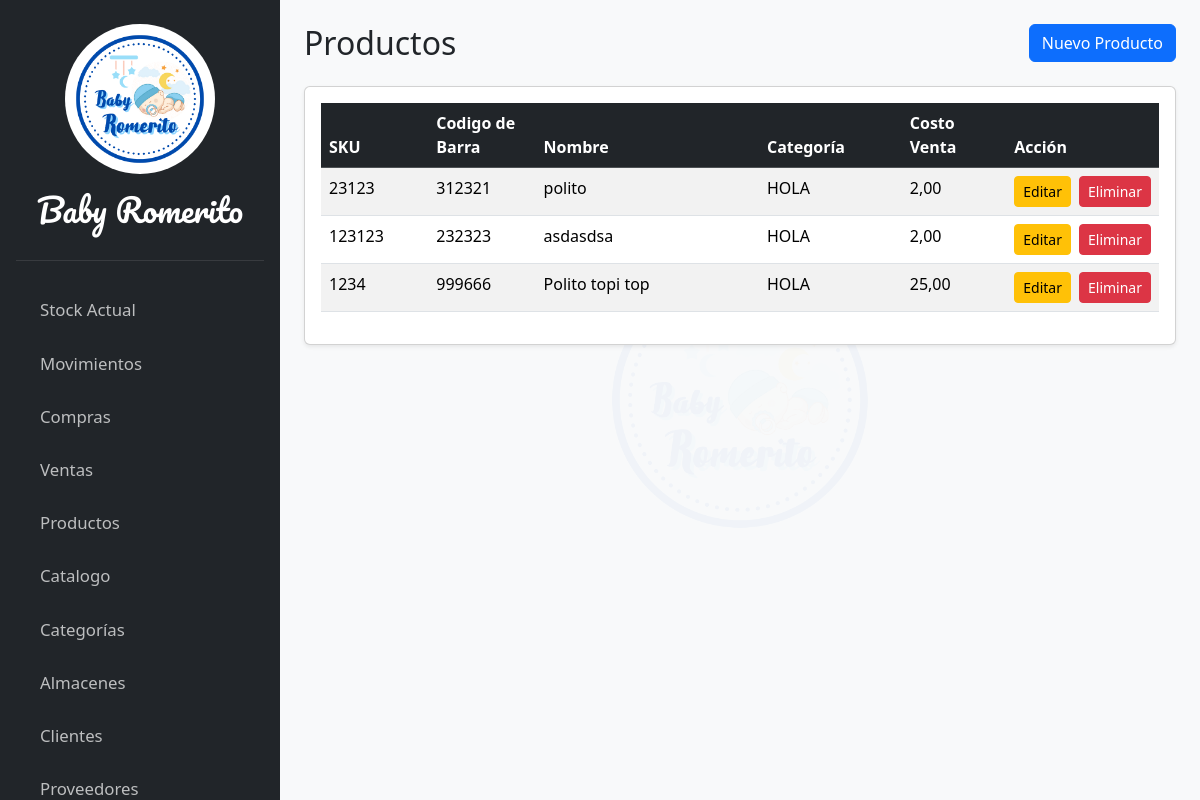
The page /productos/producto/lista on the database its author committed.
### apps/productos/models.py (models this page shows, shortened)
class Producto(models.Model):
    sku = models.CharField("SKU", max_length=50, unique=True)
    nombre = models.CharField("Nombre del Producto", max_length=250)
    categoria = models.ForeignKey(Categoria, on_delete=models.SET_NULL, null=True, blank=True, verbose_name="Categoria del producto", related_name="productos")
    descripcion = models.TextField("Descripcion")
    costo_compra = models.DecimalField("Costo de compra", max_digits=12, decimal_places=2, default=0)
    costo_venta = models.DecimalField("Costo de venta", max_digits=12, decimal_places=2, default=0)
    codigo_barra = models.CharField("Codigo de Barra", max_length=25)
    imagen = models.ImageField("Imagen", upload_to='productos/', null=True, blank=True)

class Categoria(models.Model):
    nombre = models.CharField("Nombre de la categoria", max_length=250)
    descripcion = models.TextField("Descripcion")

### apps/productos/views.py (the view)
# urls.py: path('producto/lista', views.ProductoListView.as_view(), name='producto-list'),
class ProductoListView(ListView):
    model = Producto
    template_name = 'producto/pages/producto_list.html'
    context_object_name = 'productos'

### templates/producto/pages/producto_list.html (shortened to what this page needs)
{% extends 'core/base.html' %}
{% block content %}
<header class="d-flex justify-content-between align-items-center mb-4">
  <h2 class="m-0">Productos</h2>
  <button
    hx-get="{% url 'producto-create' %}"
    hx-target="#producto-table"
    hx-swap="afterbegin"
    class="btn btn-primary">
    Nuevo Producto
  </button>
</header>
<div class="card shadow-sm">
  <div class="card-body">
    <table id="datatable-productos" class="table table-striped table-hover" style="width:100%">
      <thead class="table-dark">
        <tr>
          <th style="width: 15%;">SKU</th>
          <th style="width: 15%;">Codigo de Barra</th>
          <th style="width: 35%;">Nombre</th>
          <th style="width: 20%;">Categoría</th>
          <th style="width: 15%;">Costo Venta</th>
          <th style="width: 15%;">Acción</th>
        </tr>
      </thead>
      <tbody id="producto-table">
        {% for producto in productos %}
          {% include 'producto/partials/_producto_list_rows.html' %}
        {% empty %}
        <tr>
          <td colspan="5" class="text-center">No hay productos registrados.</td>
        </tr>
        {% endfor %}
      </tbody>
    </table>
  </div>
</div>
{% endblock %}

### templates/producto/partials/_producto_list_rows.html
<tr id="producto-{{ producto.pk }}">
    <td>{{ producto.sku }}</td>
    <td>{{ producto.codigo_barra }}</td>
    <td>{{ producto.nombre }}</td>
    <td>{{ producto.categoria.nombre|default:"-" }}</td>
    <td>{{ producto.costo_venta|floatformat:2 }}</td>
    <td>
        <div class="d-flex gap-2 justify-content-end">
            <button
              hx-get="{% url 'producto-edit' producto.pk %}"
              hx-target="#producto-{{ producto.pk }}"
              hx-swap="outerHTML"
              class="btn btn-warning btn-sm">
              Editar
            </button>
            <button
              hx-delete="{% url 'producto-delete' producto.pk %}"
              hx-target="#producto-{{ producto.pk }}"
              hx-confirm="¿Estás seguro de que quieres eliminar '{{ producto.nombre }}'?"
              hx-swap="outerHTML"
              class="btn btn-danger btn-sm">
              Eliminar
            </button>
        </div>
    </td>
</tr>

### rows shown on the page
Producto: sku "23123", codigo_barra "312321", nombre "polito", categoria.nombre "HOLA", costo_venta "2,00"
Producto: sku "123123", codigo_barra "232323", nombre "asdasdsa", categoria.nombre "HOLA", costo_venta "2,00"
Producto: sku "1234", codigo_barra "999666", nombre "Polito topi top", categoria.nombre "HOLA", costo_venta "25,00"
